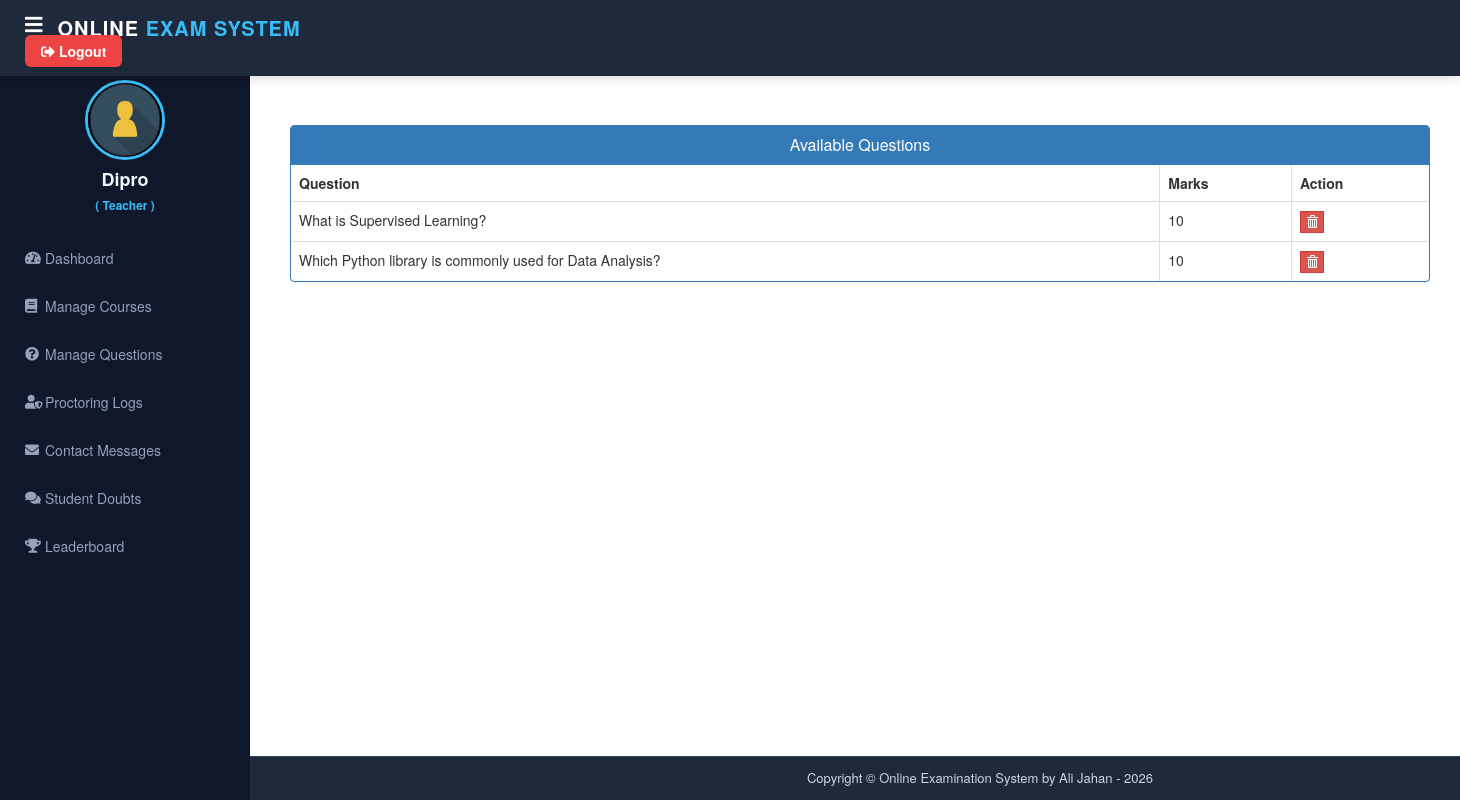
/teacher/see-question/6 (signed in), run on the app's committed database.
### exam/models.py (models this page shows)
class Question(models.Model):
    course = models.ForeignKey(Course, on_delete=models.CASCADE)
    marks = models.PositiveIntegerField()
    question = models.CharField(max_length=600)
    option1 = models.CharField(max_length=200)
    option2 = models.CharField(max_length=200)
    option3 = models.CharField(max_length=200)
    option4 = models.CharField(max_length=200)
    cat = (('Option1','Option1'),('Option2','Option2'),('Option3','Option3'),('Option4','Option4'))
    answer = models.CharField(max_length=200, choices=cat)
    explanation = models.TextField(blank=True, default='')

### teacher/views.py (the view)
# urls.py: path('see-question/<int:pk>', views.see_question_view,name='see-question'),
@login_required(login_url='teacherlogin')
@user_passes_test(is_teacher)
def see_question_view(request,pk):
    questions=QMODEL.Question.objects.all().filter(course_id=pk)
    return render(request,'teacher/see_question.html',{'questions':questions})

### teacher/views.py (called while the page is built)
def is_teacher(user):
    return user.groups.filter(name='TEACHER').exists()

### templates/teacher/see_question.html (shortened to what this page needs)
{% extends 'teacher/teacherbase.html' %}
{% block content %}
{%load static%}
<head>
  <link href="//netdna.bootstrapcdn.com/bootstrap/3.0.0/css/bootstrap.min.css" rel="stylesheet" id="bootstrap-css">
</head>
<br><br>
<div class="container">
  <div class="panel panel-primary">
    <div class="panel-heading">
      <h6 class="panel-title">Available Questions</h6>
    </div>
    <table class="table table-hover table-bordered" id="dev-table">
      <thead>
        <tr>
          <th>Question</th>
          <th>Marks</th>
          <th>Action</th>
        </tr>
      </thead>
      {% for c in questions %}
      <tr>
        <td> {{c.question}}</td>
        <td>{{c.marks}}</td>
        <td><a class="btn btn-danger btn-xs" style="border-radius: 0%;" href="{% url 'remove-question' c.id  %}"><span class="glyphicon glyphicon-trash"></span></a></td>
      </tr>
      {% endfor %}
    </table>
  </div>
</div>
<br><br><br><br><br><br>
{% endblock content %}

### templates/teacher/teacherbase.html (shortened to what this page needs)
<!DOCTYPE html>
{% load static %}
<html lang="en" dir="ltr">
<head>
  <link rel="stylesheet" href="https://cdnjs.cloudflare.com/ajax/libs/font-awesome/5.15.3/css/all.min.css">
</head>
<body>
  <header>
    <div style="display: flex; align-items: center;">
      <label for="check">
        <i class="fas fa-bars" id="sidebar_btn"></i>
      </label>
      <div class="left_area">
        <h3>Online <span>Exam System</span></h3>
      </div>
    </div>
    <div class="right_area">
      <a href="/logout" class="logout_btn"><i class="fas fa-sign-out-alt"></i> Logout</a>
    </div>
  </header>
  <div class="sidebar">
    <center>
      {% if request.user.teacher.profile_pic %}
        <img src="/static/{{ request.user.teacher.profile_pic }}" class="profile_image" alt="Teacher Profile">
      {% else %}
        <img src="{% static "image/teacher_icon.jfif" %}" class="profile_image" alt="Teacher Profile">
      {% endif %}
      <h4>{{ request.user.first_name }}</h4>
      <small style="color: #38bdf8; font-weight: bold;">( Teacher )</small>
    </center>
    <a href="/teacher/teacher-dashboard"><i class="fas fa-tachometer-alt"></i><span>Dashboard</span></a>
    <a href="/teacher/teacher-exam"><i class="fas fa-book"></i><span>Manage Courses</span></a>
    <a href="/teacher/teacher-question"><i class="fas fa-question-circle"></i><span>Manage Questions</span></a>
    <a href="/teacher/teacher-proctoring-logs"><i class="fas fa-user-shield"></i><span>Proctoring Logs</span></a>
    <a href="/teacher/teacher-contact-messages"><i class="fas fa-envelope"></i><span>Contact Messages</span></a>
    <a href="/teacher/student-doubts"><i class="fas fa-comments"></i><span>Student Doubts</span></a>
    <a href="/student/leaderboard"><i class="fas fa-trophy"></i><span>Leaderboard</span></a>
  </div>
  <div class="main-body-container">
    <div class="content">
      {% block content %}
      {% endblock content %}
    </div>
    {% include "exam/footer.html" %}
  </div>
</body>
</html>

### templates/teacher/teacherbase.html (style rules this page uses)
a:link { text-decoration: none; }
html, body { height: 100%; margin: 0; padding: 0; font-family: "Poppins", "Segoe UI", sans-serif; background-color: #f4f6f9; }
body { display: flex; flex-direction: column; min-height: 100vh; }
header { position: fixed; top: 0; left: 0; background: #1e293b; padding: 15px 25px; width: 100%; z-index: 1000; display: flex; align-items: center; justify-content: space-between; box-shadow: 0 2px 10px rgba(0,0,0,0.15); box-sizing: border-box; }
.left_area h3 { color: #fff; margin: 0; text-transform: uppercase; font-size: 20px; font-weight: 800; letter-spacing: 1px; }
.left_area span { color: #38bdf8; }
.logout_btn { padding: 6px 16px; background: #ef4444; border-radius: 6px; font-size: 14px; font-weight: 600; color: #fff; transition: all 0.3s ease; text-decoration: none; }
.sidebar { background: #0f172a; margin-top: 60px; padding-top: 20px; position: fixed; left: 0; top: 0; width: 250px; height: calc(100vh - 60px); overflow-y: auto; transition: all 0.3s ease; z-index: 999; }
.sidebar .profile_image { width: 80px; height: 80px; border-radius: 50%; margin-bottom: 10px; border: 3px solid #38bdf8; object-fit: cover; }
.sidebar h4 { color: #f1f5f9; margin-top: 0; margin-bottom: 4px; font-weight: 600; }
.sidebar a { color: #94a3b8; display: flex; align-items: center; width: 100%; padding: 14px 25px; text-decoration: none; box-sizing: border-box; transition: all 0.3s ease; font-size: 14px; }
.sidebar i { padding-right: 12px; width: 20px; text-align: center; }
label #sidebar_btn { color: #fff; cursor: pointer; font-size: 20px; margin-right: 15px; transition: color 0.3s ease; }
.main-body-container { display: flex; flex-direction: column; min-height: 100vh; width: 100%; }
.content { margin-left: 250px; padding: 85px 25px 30px 25px; flex: 1 0 auto; transition: all 0.3s ease; }

### templates/teacher/see_question.html (style rules this page uses)
a:link { text-decoration: none; }
h6 { text-align: center; }

### data on the page
Question: question "What is Supervised Learning?", marks "10"
Question: question "Which Python library is commonly used for Data Analysis?", marks "10"

### other printed values
{{ request.user.first_name }} "Dipro"
